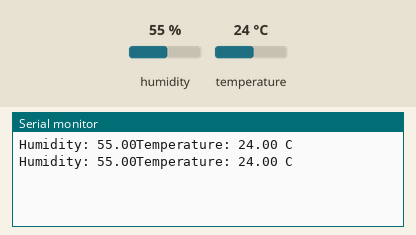
Recording of a sketch running on a simulated Arduino Uno, built with avr-gcc and run on an emulated ATmega328P. On the bench: the last lines printed to the serial monitor. Inputs (shaded band) come from the test bench; at power-on: humidity 55 %, temperature 24 °C.

Above: at 2.8 s.
2.9 s: humidity set to 22 %
At 5.0 s:
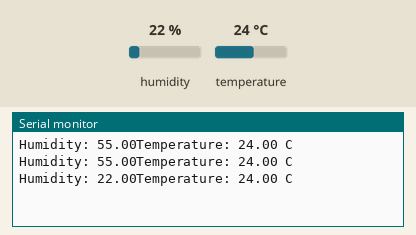
5.6 s: temperature set to 12 °C
At 6.8 s:
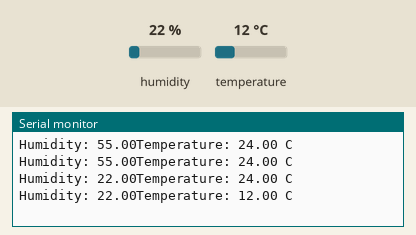
8.3 s: humidity set to 40 %
At 11.5 s:
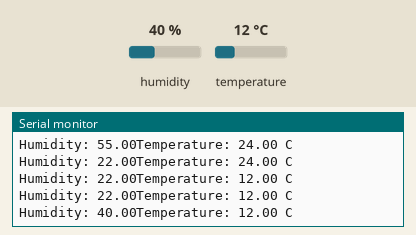
Timing chart, 0 to 13.0 s (numbered marks = the images above; inputs shaded):
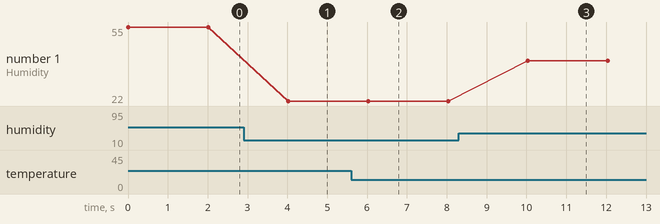

The sketch:

DHT22.ino
```cpp
#include <DHT.h>


#define DHT_A_PIN 11
#define DHT_A_TYPE DHT22
DHT dhtA(DHT_A_PIN, DHT_A_TYPE);

float hum;
float temp;
void setup() {
  Serial.begin(115200);
  dhtA.begin();
}

void loop() {
  temp = dhtA.readTemperature();
  hum = dhtA.readHumidity();

  Serial.print("Humidity: ");
  Serial.print(hum);
  Serial.print("Temperature: ");
  Serial.print(temp);
  Serial.print(" C");
  Serial.println();
  //Serial.print(\n\r);
  delay(2000);


}
```

Measured:
- after the input at 2.9 s, the serial monitor: prints a new line after 1.1 s (image 1)
- after the input at 5.6 s, the serial monitor: prints a new line after 0.42 s (image 2)
- after the input at 8.3 s, the serial monitor: prints a new line after 1.7 s (image 3)
- plotted number 1: 55 → 22 after the input at 2.9 s, 22 → 40 after the input at 8.3 s
